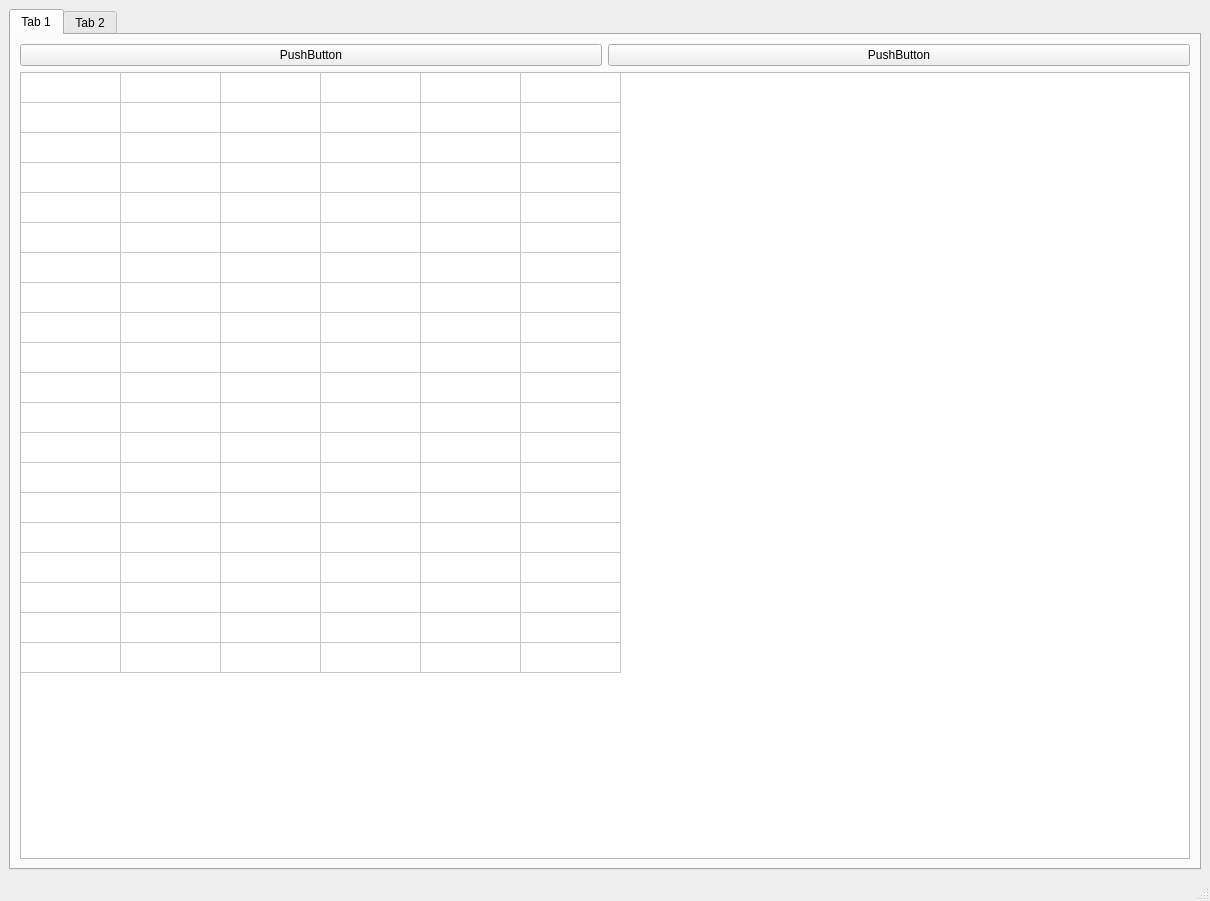
<?xml version="1.0" encoding="UTF-8"?>
<ui version="4.0">
 <class>MainWindow</class>
 <widget class="QMainWindow" name="MainWindow">
  <property name="geometry">
   <rect>
    <x>0</x>
    <y>0</y>
    <width>1210</width>
    <height>901</height>
   </rect>
  </property>
  <property name="windowTitle">
   <string>MainWindow</string>
  </property>
  <widget class="QWidget" name="centralwidget">
   <layout class="QGridLayout" name="gridLayout">
    <item row="0" column="0">
     <widget class="QTabWidget" name="tabWidget">
      <property name="currentIndex">
       <number>0</number>
      </property>
      <widget class="QWidget" name="tab">
       <attribute name="title">
        <string>Tab 1</string>
       </attribute>
       <layout class="QGridLayout" name="gridLayout_2">
        <item row="0" column="0">
         <widget class="QPushButton" name="pushButton">
          <property name="text">
           <string>PushButton</string>
          </property>
         </widget>
        </item>
        <item row="0" column="1">
         <widget class="QPushButton" name="pushButton_2">
          <property name="text">
           <string>PushButton</string>
          </property>
         </widget>
        </item>
        <item row="1" column="0" colspan="2">
         <widget class="QTableWidget" name="tableWidget">
          <property name="rowCount">
           <number>20</number>
          </property>
          <property name="columnCount">
           <number>6</number>
          </property>
          <attribute name="horizontalHeaderVisible">
           <bool>false</bool>
          </attribute>
          <attribute name="verticalHeaderVisible">
           <bool>false</bool>
          </attribute>
          <row/>
          <row/>
          <row/>
          <row/>
          <row/>
          <row/>
          <row/>
          <row/>
          <row/>
          <row/>
          <row/>
          <row/>
          <row/>
          <row/>
          <row/>
          <row/>
          <row/>
          <row/>
          <row/>
          <row/>
          <column/>
          <column/>
          <column/>
          <column/>
          <column/>
          <column/>
         </widget>
        </item>
       </layout>
      </widget>
      <widget class="QWidget" name="tab_2">
       <attribute name="title">
        <string>Tab 2</string>
       </attribute>
      </widget>
     </widget>
    </item>
   </layout>
  </widget>
  <widget class="QMenuBar" name="menubar">
   <property name="geometry">
    <rect>
     <x>0</x>
     <y>0</y>
     <width>1210</width>
     <height>21</height>
    </rect>
   </property>
  </widget>
  <widget class="QStatusBar" name="statusbar"/>
 </widget>
 <resources/>
 <connections/>
</ui>
